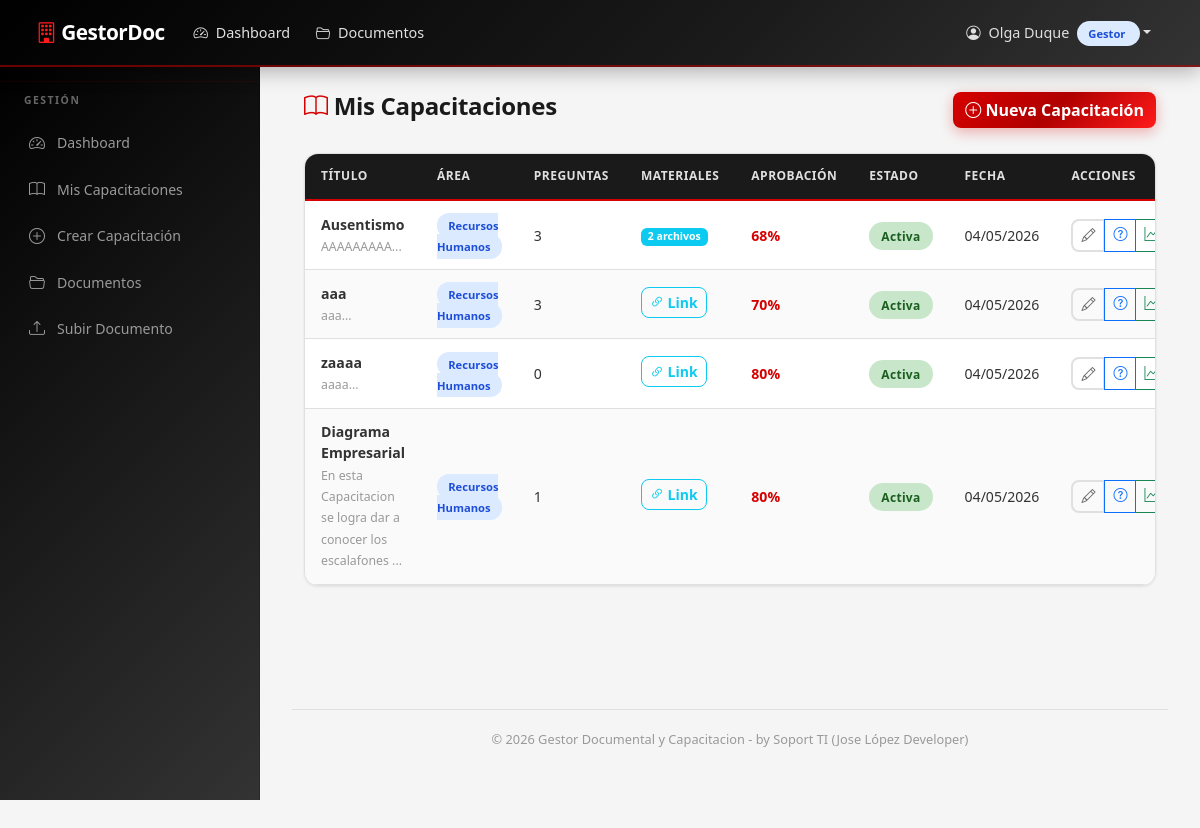
Page /mis-capacitaciones (signed in) on the committed database.
### models.py (models this page shows, shortened)
class User(UserMixin, db.Model):
    __tablename__ = 'user'
    id = db.Column(db.Integer, primary_key=True)
    username = db.Column(db.String(80), unique=True, nullable=False)
    password_hash = db.Column(db.String(256), nullable=False)
    nombres = db.Column(db.String(120), nullable=False, default='')
    apellidos = db.Column(db.String(120), nullable=False, default='')
    role = db.Column(db.String(20), nullable=False, default='Empleado')
    activo = db.Column(db.Boolean, default=True)
    fecha_creacion = db.Column(db.DateTime, default=datetime.utcnow)
    gestor = db.relationship('Gestor', backref='user', uselist=False, lazy=True)
    empleado = db.relationship('Empleado', backref='user', uselist=False, lazy=True)
    @property
    def nombre_completo(self):
        return f'{self.nombres} {self.apellidos}'.strip()

class Capacitacion(db.Model):
    __tablename__ = 'capacitacion'
    id = db.Column(db.Integer, primary_key=True)
    titulo = db.Column(db.String(200), nullable=False)
    descripcion = db.Column(db.Text, default='')
    area_id = db.Column(db.Integer, db.ForeignKey('area.id'), nullable=False)
    gestor_id = db.Column(db.Integer, db.ForeignKey('gestor.id'), nullable=False)
    material_link = db.Column(db.String(500), default='')  # Video/PDF link (legacy)
    porcentaje_aprobacion = db.Column(db.Integer, default=80)  # % mínimo para aprobar
    activa = db.Column(db.Boolean, default=True)
    fecha_creacion = db.Column(db.DateTime, default=datetime.utcnow)
    preguntas = db.relationship('Pregunta', backref='capacitacion', lazy=True,
                                cascade='all, delete-orphan')
    progreso = db.relationship('ProgresoCapacitacion', backref='capacitacion', lazy=True)
    materiales = db.relationship('MaterialCapacitacion', backref='capacitacion', lazy=True,
                                 cascade='all, delete-orphan')

class Area(db.Model):
    __tablename__ = 'area'
    id = db.Column(db.Integer, primary_key=True)
    nombre_area = db.Column(db.String(100), unique=True, nullable=False)
    gestores = db.relationship('Gestor', backref='area', lazy=True)
    documentos = db.relationship('Documento', backref='area', lazy=True)
    capacitaciones = db.relationship('Capacitacion', backref='area', lazy=True)

### routes/gestor.py (the view)
@gestor_bp.route('/mis-capacitaciones')
@login_required
def mis_capacitaciones():
    if current_user.role != 'Gestor':
        flash('Acceso no autorizado.', 'danger')
        return redirect(url_for('main.dashboard'))
    gestor = get_gestor()
    if not gestor:
        flash('Perfil de gestor no encontrado.', 'danger')
        return redirect(url_for('main.dashboard'))
    capacitaciones = Capacitacion.query.filter_by(
        gestor_id=gestor.id
    ).order_by(Capacitacion.fecha_creacion.desc()).all()
    return render_template('gestor/mis_capacitaciones.html',
                           capacitaciones=capacitaciones, gestor=gestor)

### routes/gestor.py (called while the page is built)
def get_gestor():
    return Gestor.query.filter_by(user_id=current_user.id).first()

### templates/gestor/mis_capacitaciones.html (shortened to what this page needs)
{% extends "base.html" %}
{% block content %}
<div class="container-fluid">
    <div class="d-flex justify-content-between align-items-center mb-4">
        <h4><i class="bi bi-book"></i> Mis Capacitaciones</h4>
        <a href="{{ url_for('gestor.crear_capacitacion') }}" class="btn btn-primary">
            <i class="bi bi-plus-circle"></i> Nueva Capacitación
        </a>
    </div>
    {% if not capacitaciones %}
    <div class="empty-state">
        <i class="bi bi-book d-block"></i>
        <h5>No hay capacitaciones creadas</h5>
        <p class="text-muted">Cree su primera capacitación para su área.</p>
        <a href="{{ url_for('gestor.crear_capacitacion') }}" class="btn btn-primary">
            <i class="bi bi-plus-circle"></i> Crear Capacitación
        </a>
    </div>
    {% else %}
    <div class="card-custom">
        <div class="card-body p-0">
            <table class="table-custom">
                <thead>
                    <tr>
                        <th>Título</th>
                        <th>Área</th>
                        <th>Preguntas</th>
                        <th>Materiales</th>
                        <th>Aprobación</th>
                        <th>Estado</th>
                        <th>Fecha</th>
                        <th>Acciones</th>
                    </tr>
                </thead>
                <tbody>
                    {% for cap in capacitaciones %}
                    <tr>
                        <td>
                            <strong>{{ cap.titulo }}</strong>
                            <br><small class="text-muted">{{ cap.descripcion[:60] }}...</small>
                        </td>
                        <td>
                            <span class="badge-role" style="background:#dbeafe;color:#1d4ed8;">
                                {{ cap.area.nombre_area }}
                            </span>
                        </td>
                        <td>{{ cap.preguntas | length }}</td>
                        <td>
                            {% set mat_count = cap.materiales | length %}
                            {% if mat_count > 0 or cap.material_link %}
                                {% if cap.material_link %}
                                    <a href="{{ cap.material_link }}" target="_blank"
                                       class="btn btn-sm btn-outline-info mb-1">
                                        <i class="bi bi-link-45deg"></i> Link
                                    </a>
                                {% endif %}
                                {% if mat_count > 0 %}
                                    <span class="badge bg-info">{{ mat_count }} archivo{{ 's' if mat_count > 1 }}</span>
                                {% endif %}
                            {% else %}
                                <span class="text-muted">Sin material</span>
                            {% endif %}
                        </td>
                        <td>
                            <span class="fw-bold" style="color:var(--primary);">
                                {{ cap.porcentaje_aprobacion }}%
                            </span>
                        </td>
                        <td>
                            {% if cap.activa %}
                                <span class="badge-estado badge-aprobado">Activa</span>
                            {% else %}
                                <span class="badge-estado badge-pendiente">Inactiva</span>
                            {% endif %}
                        </td>
                        <td>{{ cap.fecha_creacion.strftime('%d/%m/%Y') }}</td>
                        <td>
                            <div class="btn-group btn-group-sm">
                                <a href="{{ url_for('gestor.editar_capacitacion', capacitacion_id=cap.id) }}"
                                   class="btn btn-outline-secondary" title="Editar">
                                    <i class="bi bi-pencil"></i>
                                </a>
                                <a href="{{ url_for('gestor.agregar_preguntas', capacitacion_id=cap.id) }}"
                                   class="btn btn-outline-primary" title="Preguntas">
                                    <i class="bi bi-question-circle"></i>
                                </a>
                                <a href="{{ url_for('gestor.ver_resultados', capacitacion_id=cap.id) }}"
                                   class="btn btn-outline-success" title="Resultados">
                                    <i class="bi bi-graph-up"></i>
                                </a>
                            </div>
                        </td>
                    </tr>
                    {% endfor %}
                </tbody>
            </table>
        </div>
    </div>
    {% endif %}
</div>
{% endblock %}

### templates/base.html (shortened to what this page needs)
<!DOCTYPE html>
<html lang="es">
<head>
    <link href="https://cdn.jsdelivr.net/npm/bootstrap@5.3.3/dist/css/bootstrap.min.css" rel="stylesheet">
    <link href="https://cdn.jsdelivr.net/npm/bootstrap-icons@1.11.3/font/bootstrap-icons.min.css" rel="stylesheet">
    <link href="{{ url_for('static', filename='css/style.css') }}" rel="stylesheet">
</head>
<body>
    {% if current_user.is_authenticated %}
    <nav class="navbar navbar-expand-lg navbar-dark navbar-custom fixed-top">
        <div class="container-fluid">
            <a class="navbar-brand" href="{{ url_for('main.dashboard') }}">
                <i class="bi bi-building"></i> GestorDoc
            </a>
            <div class="collapse navbar-collapse" id="navbarNav">
                <ul class="navbar-nav me-auto">
                    <li class="nav-item">
                        <a class="nav-link" href="{{ url_for('main.dashboard') }}">
                            <i class="bi bi-speedometer2"></i> Dashboard
                        </a>
                    </li>
                    <li class="nav-item">
                        <a class="nav-link" href="{{ url_for('documentos.listar') }}">
                            <i class="bi bi-folder2-open"></i> Documentos
                        </a>
                    </li>
                </ul>
                <ul class="navbar-nav">
                    <li class="nav-item dropdown">
                        <a class="nav-link dropdown-toggle" href="#" role="button"
                           data-bs-toggle="dropdown">
                            <i class="bi bi-person-circle"></i>
                            {{ current_user.nombre_completo }}
                            <span class="badge-role"
                                  style="background:#dbeafe;color:#1d4ed8;margin-left:4px;">
                                {{ current_user.role | role_label }}
                            </span>
                        </a>
                    </li>
                </ul>
            </div>
        </div>
    </nav>
    <div class="sidebar">
        {% if current_user.role == 'Admin' %}
        <div class="sidebar-heading">Administración</div>
        <a href="{{ url_for('main.dashboard') }}" class="nav-link">
            <i class="bi bi-speedometer2"></i> Dashboard
        </a>
        <a href="{{ url_for('admin.listar_empleados') }}" class="nav-link">
            <i class="bi bi-people"></i> Empleados
        </a>
        <a href="{{ url_for('admin.listar_gestores') }}" class="nav-link">
            <i class="bi bi-person-badge"></i> Gestores
        </a>
        <a href="{{ url_for('rrhh.panel') }}" class="nav-link">
            <i class="bi bi-people"></i> Panel RRHH
        </a>
        <a href="{{ url_for('documentos.listar') }}" class="nav-link">
            <i class="bi bi-folder2-open"></i> Documentos
        </a>
        <a href="{{ url_for('documentos.subir') }}" class="nav-link">
            <i class="bi bi-upload"></i> Subir Documento
        </a>
        <a href="{{ url_for('rrhh.reporte') }}" class="nav-link">
            <i class="bi bi-graph-up"></i> Reportes
        </a>
        {% elif current_user.role == 'Gestor' %}
        <div class="sidebar-heading">Gestión</div>
        <a href="{{ url_for('main.dashboard') }}" class="nav-link">
            <i class="bi bi-speedometer2"></i> Dashboard
        </a>
        <a href="{{ url_for('gestor.mis_capacitaciones') }}" class="nav-link">
            <i class="bi bi-book"></i> Mis Capacitaciones
        </a>
        <a href="{{ url_for('gestor.crear_capacitacion') }}" class="nav-link">
            <i class="bi bi-plus-circle"></i> Crear Capacitación
        </a>
        <a href="{{ url_for('documentos.listar') }}" class="nav-link">
            <i class="bi bi-folder2-open"></i> Documentos
        </a>
        <a href="{{ url_for('documentos.subir') }}" class="nav-link">
            <i class="bi bi-upload"></i> Subir Documento
        </a>
        {% endif %}
    </div>
    {% endif %}
    {% if current_user.is_authenticated %}
    <div class="main-content">
    {% endif %}
        {% block content %}{% endblock %}
    {% if current_user.is_authenticated %}
        <div class="footer">
            © 2026 Gestor Documental y Capacitacion - by Soport TI (Jose López Developer)
        </div>
    </div>
    {% endif %}
</body>
</html>

### static/css/style.css (style rules this page uses)
:root { --primary: #D60000; --primary-dark: #B00000; --primary-light: #FF1A1A; --black: #000000; --dark: #1A1A1A; --dark-2: #333333; --gray: #666666; --gray-medium: #999999; --gray-light: #E0E0E0; --white: #FFFFFF; --light: #F5F5F5; --success: #2E7D32; --success-dark: #1B5E20; --warning: #F57F17; --danger: #D60000; --secondary: #333333; --accent: #D60000; --info: #666666; --border: #E0E0E0; --sidebar-bg: #1A1A1A; --sidebar-hover: #333333; --gradient-1: linear-gradient(135deg, #D60000 0%, #B00000 50%, #FF1A1A 100%); --gradient-2: linear-gradient(135deg, #333333 0%, #D60000 100%); --gradient-3: linear-gradient(135deg, #D60000 0%, #F57F17 100%); --gradient-4: linear-gradient(135deg, #2E7D32 0%, #1B5E20 100%); --gradient-dark: linear-gradient(135deg, #000000 0%, #1A1A1A 50%, #333333 100%); --shadow-sm: 0 1px 3px rgba(0, 0, 0, 0.08); --shadow-md: 0 4px 14px rgba(0, 0, 0, 0.12); --shadow-lg: 0 10px 30px rgba(0, 0, 0, 0.18); --shadow-primary: 0 4px 14px rgba(214, 0, 0, 0.3); --radius: 14px; --radius-sm: 8px; }
* { margin: 0; padding: 0; box-sizing: border-box; }
body { font-family: 'Segoe UI', Tahoma, Geneva, Verdana, sans-serif; background-color: #F5F5F5; color: #333333; min-height: 100vh; }
.navbar-custom { background: linear-gradient(135deg, #000000 0%, #1A1A1A 60%, #333333 100%); padding: 0.75rem 1.5rem; box-shadow: 0 4px 20px rgba(0, 0, 0, 0.3); border-bottom: 2px solid rgba(214, 0, 0, 0.5); }
.navbar-custom .navbar-brand { color: #fff; font-weight: 800; font-size: 1.3rem; letter-spacing: -0.5px; }
.navbar-custom .navbar-brand i { color: var(--primary-light); }
.navbar-custom .nav-link { color: #E0E0E0; transition: all 0.25s ease; font-size: 0.9rem; border-radius: var(--radius-sm); padding: 0.4rem 0.8rem !important; }
.navbar-custom .nav-link i { margin-right: 4px; }
.sidebar { width: 260px; background: var(--gradient-dark); border-right: 1px solid rgba(214, 0, 0, 0.15); height: calc(100vh - 60px); position: fixed; top: 60px; left: 0; overflow-y: auto; padding: 1rem 0; z-index: 100; }
.sidebar .nav-link { color: #999999; padding: 0.7rem 1.5rem; display: flex; align-items: center; gap: 10px; font-size: 0.88rem; border-left: 3px solid transparent; transition: all 0.25s ease; }
.sidebar .nav-link i { width: 20px; text-align: center; font-size: 1rem; }
.sidebar-heading { padding: 0.7rem 1.5rem; font-size: 0.65rem; text-transform: uppercase; color: #666666; font-weight: 800; letter-spacing: 1.5px; border-top: 1px solid rgba(214, 0, 0, 0.08); margin-top: 0.3rem; }
.main-content { margin-left: 260px; padding: 2rem; margin-top: 60px; min-height: calc(100vh - 60px); display: flex; flex-direction: column; }
.card-custom { background: #fff; border-radius: var(--radius); box-shadow: var(--shadow-sm); border: 1px solid var(--border); overflow: hidden; }
.card-custom .card-body { padding: 1.5rem; }
.table-custom { width: 100%; border-collapse: separate; border-spacing: 0; }
.table-custom thead th { background: var(--dark); color: #E0E0E0; padding: 0.85rem 1rem; font-size: 0.75rem; text-transform: uppercase; font-weight: 700; letter-spacing: 0.5px; border-bottom: 2px solid var(--primary); white-space: nowrap; }
.table-custom thead th:first-child { border-radius: var(--radius-sm) 0 0 0; }
.table-custom thead th:last-child { border-radius: 0 var(--radius-sm) 0 0; }
.table-custom tbody td { padding: 0.8rem 1rem; border-bottom: 1px solid var(--border); font-size: 0.88rem; vertical-align: middle; }
.table-custom tbody tr { transition: all 0.2s ease; }
.table-custom tbody tr:nth-child(even) { background: #FAFAFA; }
.badge-estado { padding: 0.35rem 0.75rem; border-radius: 20px; font-size: 0.75rem; font-weight: 700; letter-spacing: 0.3px; }
.badge-aprobado { background: #C8E6C9; color: #1B5E20; }
.badge-role { padding: 0.3rem 0.7rem; border-radius: 20px; font-size: 0.7rem; font-weight: 700; }
.btn { border-radius: var(--radius-sm); font-weight: 600; transition: all 0.25s ease; }
.btn-primary { background: var(--gradient-1); border: none; box-shadow: var(--shadow-primary); }
.btn-outline-secondary { border: 2px solid var(--border); color: var(--gray); font-weight: 600; }
.footer { text-align: center; padding: 1.2rem; color: var(--gray-medium); font-size: 0.8rem; border-top: 1px solid var(--border); margin-top: auto; }
h4 { font-weight: 800; color: var(--dark); letter-spacing: -0.3px; }
h4 i { color: var(--primary); }
.text-muted { color: var(--gray-medium) !important; }

### rows in the picture
User: nombre_completo "Olga Duque", role|role_label "Gestor"
Capacitacion: titulo "Ausentismo", descripcion "AAAAAAAAA", area.nombre_area "Recursos Humanos", preguntas|length "3", area "2", value "s", porcentaje_aprobacion "68", activa "Activa", fecha_creacion "04/05/2026"
Capacitacion: titulo "aaa", descripcion "aaa", area.nombre_area "Recursos Humanos", preguntas|length "3", porcentaje_aprobacion "70", activa "Activa", fecha_creacion "04/05/2026"
Capacitacion: titulo "zaaaa", descripcion "aaaa", area.nombre_area "Recursos Humanos", preguntas|length "0", porcentaje_aprobacion "80", activa "Activa", fecha_creacion "04/05/2026"
Capacitacion: titulo "Diagrama Empresarial", descripcion "En esta Capacitacion se logra dar a conocer los escalafones", area.nombre_area "Recursos Humanos", preguntas|length "1", porcentaje_aprobacion "80", activa "Activa", fecha_creacion "04/05/2026"
